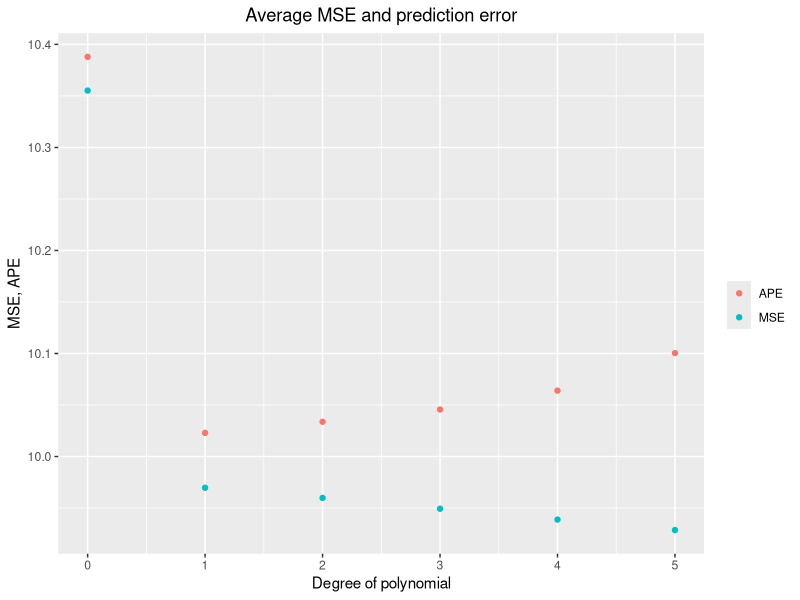

This chart was generated by the following R code:
set.seed(321)

library(ggplot2) #for a nice plotting


#------------------------Defining functions------------------------------------------------------------

#--------------The data generating process (DGP)-------------------------------------------------------

# This function generates an artificial sample with sample size N from the specified data generating 
# process. beta is the vector with the coefficients. 

data_generator <- function(N, beta){
  ##
  X   <- cbind(rep(1, N), rnorm(N, 0, sqrt(1.5)))
  ##
  eps  <- rnorm(N, 0, sqrt(10))
  Y    <- X %*% beta + eps
  data <- data.frame("Y"=Y, "X"=X[,2])
  ##
  return(data)
}


#---------------Mean Squared Error Calculator----------------------------------------------------------


#The mean squared error (MSE) is the mean of the squared difference between the fitted values and the
#actual realisations for our dependent variable y. The difference itself is called the residual. 
#When we do a linear regression with the function lm, R stores the residuals. We can access them 
#with $residuals. Then we have to square them and take the mean. 


mse <- function(lm){
  mean(lm$residuals^2)
}


#----------------Average prediction error Calculator----------------------------------------------------------

# The average prediction error tells us, how good the predictive power of our fitted model is, when
# we use it for new data from the same data generating process. The data which we are use for fitting  
# the model is the training-sample, and we test the model with our test sample. We take the realizations
# of the independent variable X and calculate the corresponding predictions for the y-values 
# with our fitted model. Then we compare them with the actual realizations of the dependent variable:
# We take the mean of the squared difference. 
 
# The function takes a test-data-set, the number of observations, N,
# and the estimated coefficients of our model as an input.   


a_pred_error <- function(data_test, beta_hat, N){
  
  X <- as.matrix(cbind(rep(1, N), data_test[-1]))
  
  # In the line above, we are generating the X-matrix. Firstly, we need a column for the constant. 
  # Then we are adding the test-data to the matrix, (without the dependent variable). 
  
  y_pred <-  X %*% beta_hat
  mean((data_test[,1] - y_pred)^2)
  
}

#--------------------Fitting and evaluate a linear model-----------------------------------------------

#-------------------Generate a test- and a training sample---------------------------------------------

N <- 1000
beta_true <- c(5, -0.5) #true parameters, not observed in reality

training_sample <- data_generator(N = N, beta = beta_true)
test_sample <- data_generator(N = N, beta = beta_true) 




#--------------Fitting a linear model with the training sample----------------------------------------- 

lm_training <- lm(Y ~ X, data = training_sample) 
beta_hat <- coef(lm_training) #storing the estimates for beta
print(beta_hat)



#----Calculating the MSE and the average prediction error with our defined function---------------------

MSE <- mse(lm = lm_training)
print(MSE)

pred_error <- a_pred_error(data_test = test_sample, beta_hat = beta_hat, N = N)
print(pred_error)



#-------------------------------Overfitting the model----------------------------------------------------

# We know, that the explanatory variable x enters only linear in our data generating process.
# But in reality, we don't know for sure, how the structure of the model in the background
# looks like. Now we want to see, what happens when we take the data from our linear model 
# and estimate polynomial models with different degrees. 

#-------------------------------Generating new variables--------------------------------------------------

# When we want to estimate a polynomial with our linear regression, we have to generate new variables:
# We have to take the X-variable, take it to the power of 2,3,... and store the results. In the end we 
# want to calculate MSE and average prediction errors. Therefore, we have to transform the X-variables
# from both the training- and the test-sample. 

X_power_training <- matrix(NaN,N,5) #We want polynomials with degrees up to 5
X_power_test <- matrix(NaN,N,5)

# We take X (second column of the sample) and take it to the power of r. Then we store it. 


for (r in 1:5){
  
  X_power_training[,r] <- training_sample[,2]^r 
  X_power_test[,r] <- test_sample[,2]^r
  
}

# We store the new generated variables together with the realizations of Y in a data frame to 
# fit a linear model and calculate errors (again for both samples). 


data_power_training <- data.frame("Y" = training_sample[,1], X_power_training)
data_power_test <- data.frame("Y" = test_sample[,1], X_power_test)


#----------------------Fitting polynomial models with different degrees------------------------


# We are running 6 linear regression with polynomials up to degree 5, calculating the MSE
# and the average prediction error for each result. 

#Generating vectors to store the results

MSE_result <- c(NaN)
pred_error_result <- c(NaN)

# We are considering the special case with just the constant (degree 0) outside of the loop

l_model <- lm(Y ~ 1, data = data_power_training)

MSE_result[1] <- mse(lm = l_model) 
pred_error_result[1] <- mean((data_power_test[,1] - coef(l_model))^2)


for (r in 1:5){ # r is the maximal degree of the polynomials
  
  l_model <- lm(data_power_training[,1] ~ X_power_training[,1:r])
  MSE_result[r+1] <- mse(lm = l_model)
  pred_error_result[r+1] <- a_pred_error(data_test = data_power_test[,1:(r+1)],
                                         beta_hat = coef(l_model),
                                         N = N)
}  

print(MSE_result)
print(pred_error_result)



#----------------------------Simulation study-------------------------------------------------------------

# In our simulation above, we only considered one realization of our training- and test-sample. 
# Now we are using a simulation study to assess, how the MSE and the average prediction error behave
# on average, when we increase the degrees of the polynomial. We are repeating our simulation 
# 1000 times, store the results and calculate averages.  

num_sim <- 1000  #number of repetitions
result_MSE <- data.frame(c(rep(NaN,6))) #data frames for our results
result_pred <- data.frame(c(rep(NaN,6)))


for (r in 1:num_sim){
  set.seed(100 + r)

  training_sample <- data_generator(N = N, beta = beta_true) #Drawing test and training sample
  test_sample <- data_generator(N = N, beta = beta_true)
  
  #---------------------------------------------------------------
  
  X_power_training <- matrix(NaN,N,5) #Generating new variables
  X_power_test <- matrix(NaN,N,5)
  
  for (i in 1:5){
    X_power_training[,i] <- training_sample[,2]^i 
    X_power_test[,i] <- test_sample[,2]^i
  }
  
  data_power_training <- data.frame("Y" = training_sample[,1], X_power_training) 
  data_power_test <- data.frame("Y"=test_sample[,1], X_power_test)
  
  #---------------------------------------------------------------
  
  #Fitting models for polynomials with different degrees
  
  MSE_result <- c(NaN)
  pred_error_result <- c(NaN)
  
  l_model <- lm(Y ~ 1, data = data_power_training) #special case
  
  MSE_result[1] <- mse(lm = l_model) 
  pred_error_result[1] <- mean((data_power_test[,1] - coef(l_model))^2)
  
    
  for (k in 1:5){ 
    
    l_model <- lm(data_power_training[,1] ~ X_power_training[,1:k])
    MSE_result[k+1] <- mse(lm = l_model) #k+1 due to constant case
    pred_error_result[k+1] <- a_pred_error(data_test = data_power_test[,1:(k+1)], #k+1 due Y-variable
                                           beta_hat = coef(l_model),
                                           N = N)
  }  
  
  result_MSE[r] <- MSE_result #storing the results
  result_pred[r] <- pred_error_result
  
}

#-----------------------Calculating averages------------------------------------------------------


#Each column of the result data frames represents the findings from one step of the loop. We take 
#the mean of the rows, to get the average result for the different polynomials. 

MSE_mean_sim <- rowMeans(result_MSE)
pred_mean_sim <- rowMeans(result_pred)

print(MSE_mean_sim)
print(pred_mean_sim)


#-------------------------Plotting the results-----------------------------------------------------


data = data.frame(c(0:5),MSE_mean_sim,pred_mean_sim)

ggplot(data = data, aes()) + 
  geom_point(mapping = aes(x = data[,1] , y = MSE_mean_sim, color = "red" )) +
  geom_point(mapping = aes(x = data[,1],y = pred_mean_sim, color = "blue")) +
  ggtitle("Average MSE and prediction error") + 
  theme(plot.title = element_text(hjust = 0.5)) +
  xlab("Degree of polynomial") + ylab("MSE, APE") +
  scale_color_discrete(name="", labels = c("APE", "MSE"))
  

#-------------------------Interpretation----------------------------------------------------------

#Generally speaking, we do not really care how well the method works on the training data. Rather, we are interested
#in the accuracy of the predictions that we obtain when we apply our method to previously unseen test data. Ultimately, we want
# to have test_MSE i.e. the APE as low as possible.

#The training MSE declines monotonically as flexibility increases, while the APE has an hump-shaped pattern:
#As with the training MSE, the test MSE initially declines as the level of flexibility increases. However,
#at some point the test MSE levels off and then starts to increase again. 
#All this, indeed, is reflected in our simulation study plot
# We saw in our simulation study, that on average the MSE decreases and the APE increases, when we 
# increase the degree of the polynomial (after the constant case). When you increase the degree, the
# fit of the model to the training-data-set gets better and better.As model flexibility increases, training MSE will decrease,
#but the test MSE may not. So having a small training MSE but a large test MSE, is a signal of overfitting the data. ////////////////////This is so, because the OLS method 
# minimizes the sum of the squared residuals, which is N*MSE. When we increase the number of parameters, 
# the MSE is at least as high (then the coefficient of this new parameter is equal to zero), 
# or the sum is smaller than before. 

# So the MSE is always decreasing, but we don't care so much about the MSE, because to get the smallest
# MSE we would just set the predicted y-values equal to the observed ones, leading to an MSE equal to zero. 
# Instead we are interested, how good the model is in predicting values, not used to fit the model. 
# This is captured in the average prediction error. When we increase the degree of the polynomials, then 
# the average prediction error gets bigger and bigger, leading (on average) to less and less accurate 
# predictions, because we overfitted the model. 

# Therefore, we can conclude, that the MSE is a measure for how close the fit of the model is to the 
# training data, but can't be used to assess the accuracy of the predictions from this model.



# Our data generating process fulfills the all four assumptions from the lecture. Therefore, 
# the OLS-estimator is unbiased estimator. This means,that (on average), our estimation-results are close to the theoretical (true) parameters
#  In this setting, the OLS estimator is also a consistent estimator. When we would increase
# the sample size, the accuracy of our prediction would (on average) get better and better, due to 
# the Central Limit Theorem. With N=1000 we have already a quite large sample.
#Therefore, increasing sample size or the number of MC simulations would help us to show that 
#simulation results match theoretical estimator properties.
#This explains, why the estimated coefficients above were close to the coefficients from the data generating process.
#DGP comes from Normal, if we had a differnt DGP probably we would need to apply a different method to get low prediction errors

print(coef(lm_training))
print(beta_true)

# An other observation is, that the MSE is roughly equal to 10, which is also the value of the variance 
# of the error term in our data generating process. This is not a coincidence, because with this setup,
# the MSE is an asymptotically unbiased estimator of the error-variance. 





#----------------------------Reference---------------------------------------------------------------------

# James, G., D. Witten, T. Hastie, and R. Tibshirani (2013): An introduction
# to statistical learning, vol. 112, Springer. 






